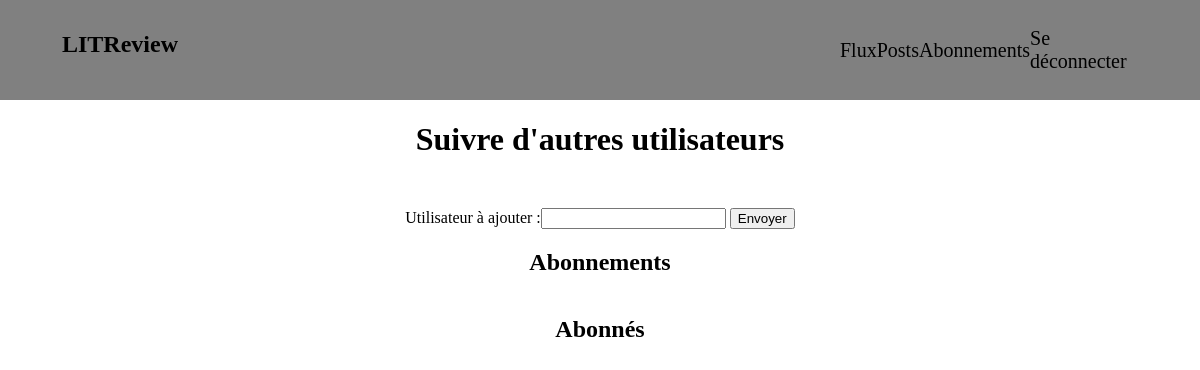
The page /followed/ (signed in) on the database as committed earlier.
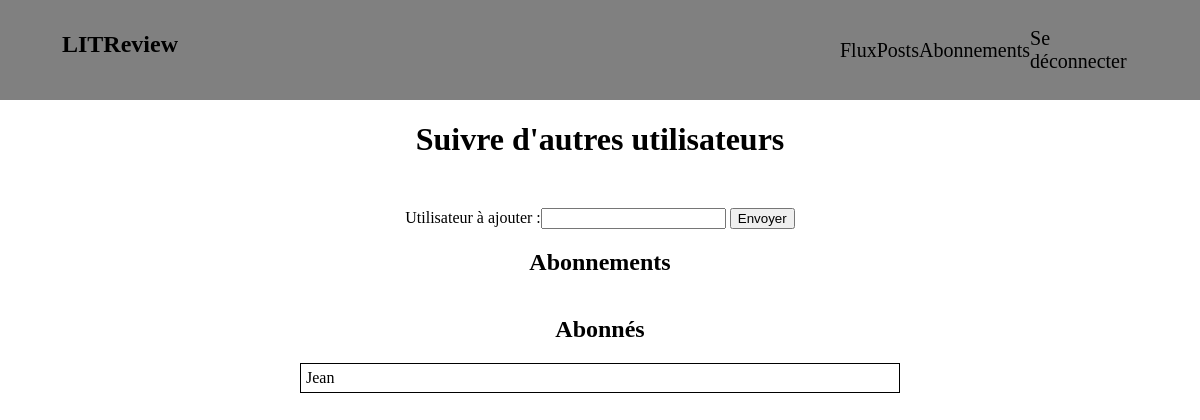
The same page on the database as committed later.
### posts/models.py (models this page shows, shortened)
class UserFollows(models.Model):
    user = models.ForeignKey(to=settings.AUTH_USER_MODEL,
                             on_delete=models.CASCADE,
                             related_name='following')
    followed_user = models.ForeignKey(to=settings.AUTH_USER_MODEL,
                                      on_delete=models.CASCADE,
                                      related_name='followed_by')
    class Meta:
        unique_together = ('user', 'followed_user', )

### utilisateurs/views.py (the view, shortened to what this page needs)
# urls.py: path('followed/', follow,
@login_required(login_url='/login')
def follow(request):
    context = {}
    form = UserForm()
    result_abonnements = []
    result_abonnés = []
    users = User.objects.all()
    for userfollow in UserFollows.objects.all():
        if request.user.id == userfollow.followed_user_id:
            userfollow.username = userfollow.user_id
            result_abonnés.append(userfollow)
        if userfollow.user_id == request.user.id:
            userfollow.username = userfollow.followed_user_id
            result_abonnements.append(userfollow)
    for user in users:
        for abo in result_abonnés:
            if abo.username == user.id:
                abo.username = user.username
        for abonne in result_abonnements:
            if abonne.username == user.id:
                abonne.username = user.username
    context['abonnements'] = result_abonnements
    context['abonnés'] = result_abonnés
    context['form'] = form
    return render(request, "followed.html", context)

### posts/forms.py
class UserForm(forms.Form):
    users = User.objects.all()
    user_to_follow = forms.CharField(label='Utilisateur à ajouter')

### utilisateurs/templates/followed.html (shortened to what this page needs)
{% extends 'base.html' %}
{% load static %}
{% block title %}
<h1>Suivre d'autres utilisateurs</h1>
{% endblock %}
{% block content %}
<link rel="stylesheet" href="{% static 'css/followed.css' %}">
<div class="content">
    <form method="POST" id="form">
        {{ form }}
        <input type="submit" value="Envoyer">
    </form>
    <h2>Abonnements</h2>
    <h2>Abonnés</h2>
    <table class="tableau_abonnés">
    {% for abonné in abonnés %}
       <tr>
            <td>{{abonné.username}}</td>
        </tr>
    {% endfor %}
        </table>
</div>
{% endblock %}

Rows that differ between the two databases and show on the page:
added UserFollows: username "Jean"
